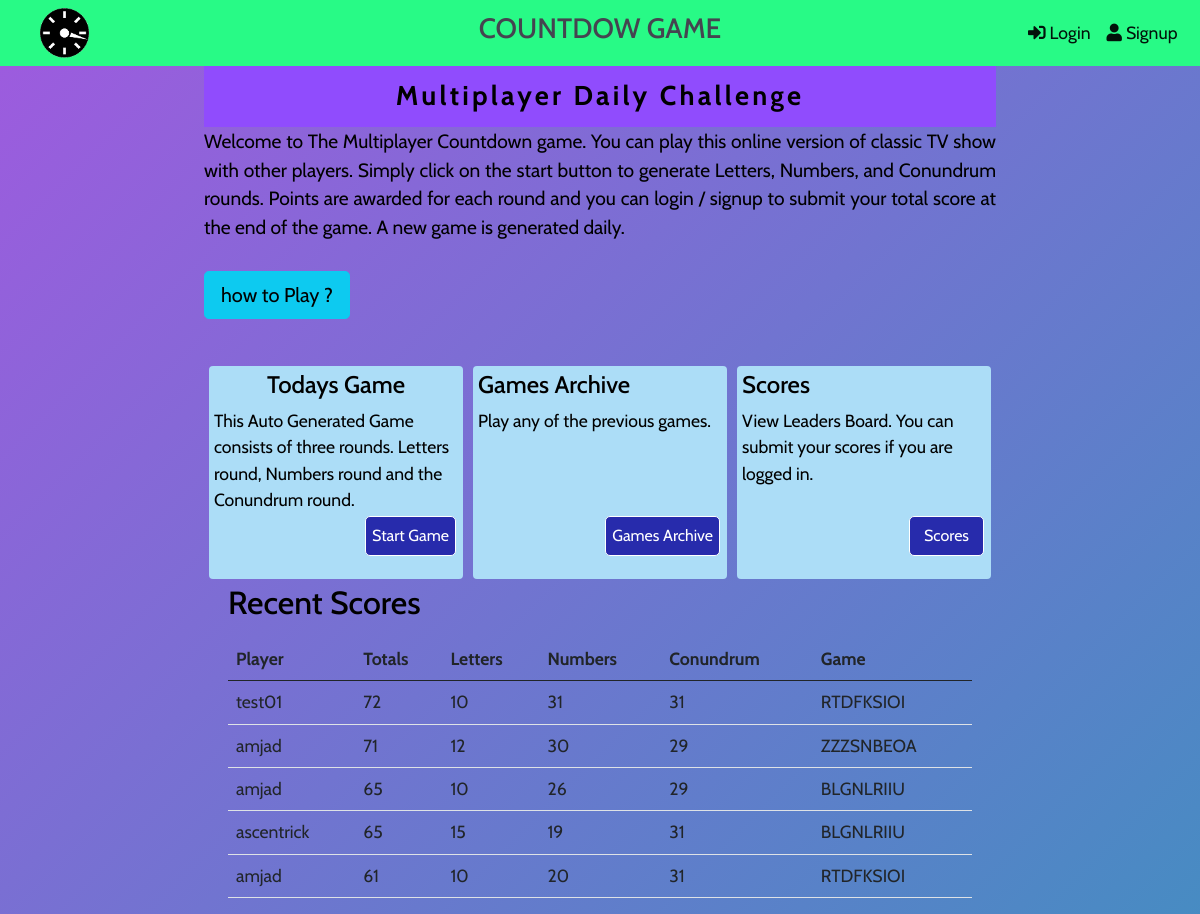
The page / on the database its author committed.
### daily_game/models.py (models this page shows, shortened)
class Plays(models.Model):
    game = models.ForeignKey(Daily_Game, related_name="game_played", on_delete=models.CASCADE, null=True)
    player = models.ForeignKey(User, related_name="player", on_delete=models.CASCADE, null=True)
    score_letters = models.IntegerField(null=True)
    score_numbers = models.IntegerField(null=True)
    score_conundrum = models.IntegerField(null=True)
    score_total = models.IntegerField(null=True)
    class Meta:
            verbose_name_plural = "plays"

class Daily_Game(models.Model):
    letters = models.CharField(max_length=9)
    numbers = models.CharField(max_length=20)
    num_target = models.IntegerField(default=150)
    conundrum = models.CharField(max_length=9)
    date = models.DateField(auto_now_add=True)
    def __str__(self):
        return self.letters

### daily_game/views.py (the view)
# urls.py: path('', views.IndexView.as_view(), name='index') ,
class IndexView(TemplateView):
    def get_context_data(self, *args, **kwargs):
        context = super().get_context_data(*args, **kwargs)
        context['scores'] = Plays.objects.all().order_by('-score_total')[:5]
        return context
    template_name = 'daily_game/daily_index.html'

### daily_game/context_processors.py (called while the page is built)
def get_game_context(request):
  try:
      date_today = datetime.date.today()
      this_game = Daily_Game.objects.get(date = date_today)
      game_id = this_game.id
      my_letters = this_game.letters
      my_numbers = this_game.numbers
      target   = this_game.num_target
      conundrum  = this_game.conundrum
  except Daily_Game.DoesNotExist:
      my_letters, my_numbers, target, conundrum = generate_game()
      daily_game_obj = Daily_Game.objects.create(letters=my_letters, numbers=my_numbers, num_target=target, conundrum=conundrum)
      daily_game_obj.save()
  game_context = { 'my_letters' : my_letters ,  'my_numbers': my_numbers, 'target': target, 'conundrum': conundrum }
  return game_context

### daily_game/templates/daily_game/daily_index.html (shortened to what this page needs)
{% extends "base_cd.html" %}
{% load static %}
{% block header %}
<link rel="stylesheet" href="{% static 'css/daily.css' %}">
{% endblock  %}
{% block content %}
<div style="min-height: 100vh;">
    <div class="row">
        <div class="col-md-8 offset-md-2 justify-content-center">
            <div class="game-heading-wrapper game-heading">Multiplayer Daily Challenge</div>
            <p class="maintxt">
                Welcome to The Multiplayer Countdown game.  You can play this online version of classic TV show with other players.  Simply
                click on the start button to generate Letters, Numbers, and Conundrum rounds.  Points are awarded for each round and you can login / signup to submit your total score at the end of the game.
                A new game is generated daily.
                <br/>  <br/>
                <a href="#myModal" class="btn btn-lg btn-info" data-bs-toggle="modal">how to Play ?</a>
                <br/>
            <div class="daily-index-wrapper">
                <div class="daily-index-content">
                    <h4 class="text-center">Todays Game</h4>
                    This  Auto Generated Game consists of three rounds.  Letters round, Numbers round and the Conundrum round.
                    <p class="daily-index-button">
                        <a href="{%  url 'daily_game:letters' %}">
                            <button class="btnControl" style="float: right;">Start Game</button>
                        </a>
                    </p>
                </div>
                <div class="daily-index-content">
                    <h4>Games Archive</h4>
                    Play any of the previous games.
                    <p class="daily-index-button">
                        <a href="{%  url 'daily_game:gamelist' %}">
                            <button class="btnControl" style="float: right;">Games Archive</button>
                        </a>
                    </p>
                </div>
                <div class="daily-index-content">
                    <h4>Scores</h4>
                    View Leaders Board. You can submit your scores if you are logged in.
                    <p class="daily-index-button">
                       <a href="{%  url 'daily_game:results' %}">
                           <button class="btnControl" style="float: right;">Scores</button>
                       </a>
                    </p>
                </div>
            </div>
        </div>
    </div>
    <div class="row row-wrapper">
        <div class="col-md-8 offset-md-2 justify-content-center">
            <div class="container">
                <h2>Recent Scores</h2>
                <div class="table-responsive">
                    <table class="table">
                        <thead>
                            <tr>
                                <th>Player   </th>
                                <th>Totals   </th>
                                <th>Letters  </th>
                                <th>Numbers  </th>
                                <th>Conundrum</th>
                                <th>Game     </th>
                            </tr>
                        </thead>
                        <tbody>
                        {% if scores %}
                            {% for s in scores %}
                            <tr>
                                <td>{{ s.player  }}         </td>
                                <td>{{ s.score_total }}     </td>
                                <td>{{ s.score_letters }}   </td>
                                <td>{{ s.score_numbers }}   </td>
                                <td>{{ s.score_conundrum }} </td>
                                <td>{{ s.game }} </td>
                            </tr>
                            {% endfor %}
                        {% endif %}
                        </tbody>
                    </table>
                </div>
            </div>
        </div>
    </div>
</div>
{% endblock  %}

### static/css/main_cd.css (style rules this page uses)
html { scroll-behavior: smooth; height: 100%; }
body { font-family: 'Cabin', sans-serif; color: black; margin: 0px; padding:0px; height: 100%; font-size: 1.1rem; }
.anim { background: linear-gradient(-45deg, rgb(42, 156, 185), rgb(159, 90, 223), rgb(42, 156, 185), rgb(159, 90, 223) ); background-size: 400% 400%; animation: gradient 15s ease infinite; height: 100%; }
.game-heading-wrapper { background-color: rgb(144, 76, 253); display: flex; flex-direction: row; justify-content: center; padding:10px }
.game-heading { font-size: 1.7rem; letter-spacing: 0.2rem; font-weight: bold; }
button { background: rgb(39, 43, 172); background: linear-gradient(90deg, rgb(83, 50, 241) 10%, rgb(115, 21, 238) 55%); color: white; border: solid 1px white; border-radius: 5px; width: 50px; height: 50px; font-size: 25px; outline: none; }
.btnControl { background: rgb(39, 43, 172); padding: 16 2 16 2px; border-radius: 5px; min-width: 75px; width: auto; height: 40px; color: white; border: #FFFFFF 1px solid; margin: 2px; outline: none; font-size: 1rem; }

### static/css/daily.css (style rules this page uses)
.maintxt { font-size: 1.2rem; text-align: justify; }
.daily-index-wrapper { display: flex; flex-direction: row; justify-content: space-around; }
.daily-index-content { display: flex; flex-direction: column; justify-content: space-between; background-color: rgb(172, 221, 247); max-width: 33%; width:33%; margin:5px; padding:5px; border-radius:4px; }
.daily-index-button { margin-top: auto; text-align: center; }

### rows shown on the page
Plays: player "test01", score_total "72", score_letters "10", score_numbers "31", score_conundrum "31", game "RTDFKSIOI"
Plays: player "amjad", score_total "71", score_letters "12", score_numbers "30", score_conundrum "29", game "ZZZSNBEOA"
Plays: player "amjad", score_total "65", score_letters "10", score_numbers "26", score_conundrum "29", game "BLGNLRIIU"
Plays: player "ascentrick", score_total "65", score_letters "15", score_numbers "19", score_conundrum "31", game "BLGNLRIIU"
Plays: player "amjad", score_total "61", score_letters "10", score_numbers "20", score_conundrum "31", game "RTDFKSIOI"
